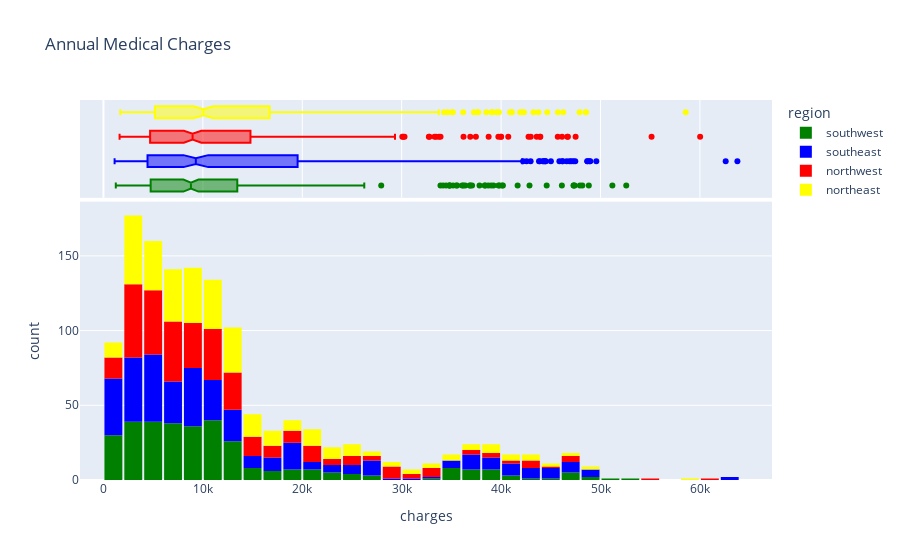

This figure's notebook cell:
### Code cell
fig = px.histogram(medical_df, 
                   x='charges', 
                   marginal='box', 
                   color='region', 
                   color_discrete_sequence=['green', 'blue', 'red', 'yellow'], 
                   title='Annual Medical Charges')
fig.update_layout(bargap=0.1)
fig.show()

#I'm noting that the bars seem to have approximately an even number of each region, but I think I'll visualize this another way

### Figure 1 — Plotly figure (JSON) as saved in the notebook; plotly's stock layout.template omitted (floating-point values rounded to 4 significant figures; data arrays with more than 128 entries replaced by an {"elided": "..."} marker saying what was removed)
{"data": [{"bingroup": "x", "hovertemplate": "region=southwest<br>charges=%{x}<br>count=%{y}<extra></extra>", "legendgroup": "southwest", "marker": {"color": "green", "pattern": {"shape": ""}}, "name": "southwest", "orientation": "v", "showlegend": true, "type": "histogram", "x": {"elided": "325 float values"}, "xaxis": "x", "yaxis": "y"}, {"hovertemplate": "region=southwest<br>charges=%{x}<extra></extra>", "legendgroup": "southwest", "marker": {"color": "green"}, "name": "southwest", "notched": true, "showlegend": false, "type": "box", "x": {"elided": "325 float values"}, "xaxis": "x2", "yaxis": "y2"}, {"bingroup": "x", "hovertemplate": "region=southeast<br>charges=%{x}<br>count=%{y}<extra></extra>", "legendgroup": "southeast", "marker": {"color": "blue", "pattern": {"shape": ""}}, "name": "southeast", "orientation": "v", "showlegend": true, "type": "histogram", "x": {"elided": "364 float values"}, "xaxis": "x", "yaxis": "y"}, {"hovertemplate": "region=southeast<br>charges=%{x}<extra></extra>", "legendgroup": "southeast", "marker": {"color": "blue"}, "name": "southeast", "notched": true, "showlegend": false, "type": "box", "x": {"elided": "364 float values"}, "xaxis": "x2", "yaxis": "y2"}, {"bingroup": "x", "hovertemplate": "region=northwest<br>charges=%{x}<br>count=%{y}<extra></extra>", "legendgroup": "northwest", "marker": {"color": "red", "pattern": {"shape": ""}}, "name": "northwest", "orientation": "v", "showlegend": true, "type": "histogram", "x": {"elided": "325 float values"}, "xaxis": "x", "yaxis": "y"}, {"hovertemplate": "region=northwest<br>charges=%{x}<extra></extra>", "legendgroup": "northwest", "marker": {"color": "red"}, "name": "northwest", "notched": true, "showlegend": false, "type": "box", "x": {"elided": "325 float values"}, "xaxis": "x2", "yaxis": "y2"}, {"bingroup": "x", "hovertemplate": "region=northeast<br>charges=%{x}<br>count=%{y}<extra></extra>", "legendgroup": "northeast", "marker": {"color": "yellow", "pattern": {"shape": ""}}, "name": "northeast", "orientation": "v", "showlegend": true, "type": "histogram", "x": {"elided": "324 float values"}, "xaxis": "x", "yaxis": "y"}, {"hovertemplate": "region=northeast<br>charges=%{x}<extra></extra>", "legendgroup": "northeast", "marker": {"color": "yellow"}, "name": "northeast", "notched": true, "showlegend": false, "type": "box", "x": {"elided": "324 float values"}, "xaxis": "x2", "yaxis": "y2"}], "layout": {"bargap": 0.1, "barmode": "relative", "legend": {"title": {"text": "region"}, "tracegroupgap": 0}, "title": {"text": "Annual Medical Charges"}, "xaxis": {"anchor": "y", "domain": [0, 1], "title": {"text": "charges"}}, "xaxis2": {"anchor": "y2", "domain": [0, 1], "matches": "x", "showgrid": true, "showticklabels": false}, "yaxis": {"anchor": "x", "domain": [0, 0.7326], "title": {"text": "count"}}, "yaxis2": {"anchor": "x2", "domain": [0.7426, 1], "matches": "y2", "showgrid": false, "showline": false, "showticklabels": false, "ticks": ""}}}
